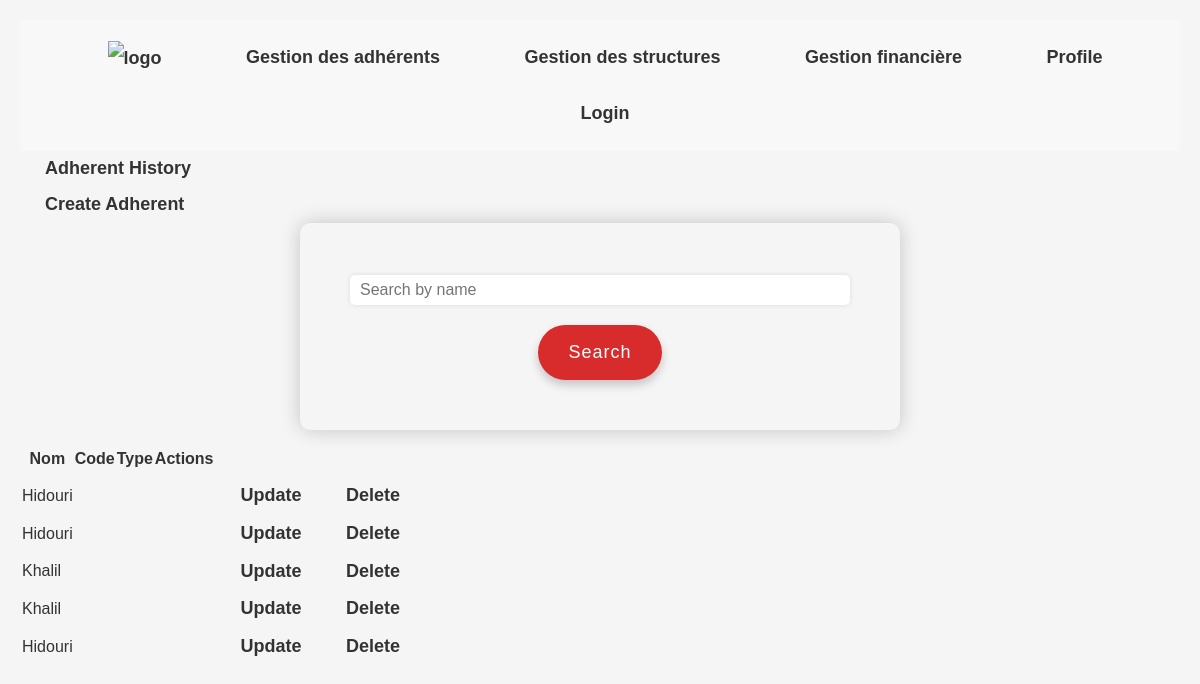
Before: /gestion_adherent/ with the older database file.
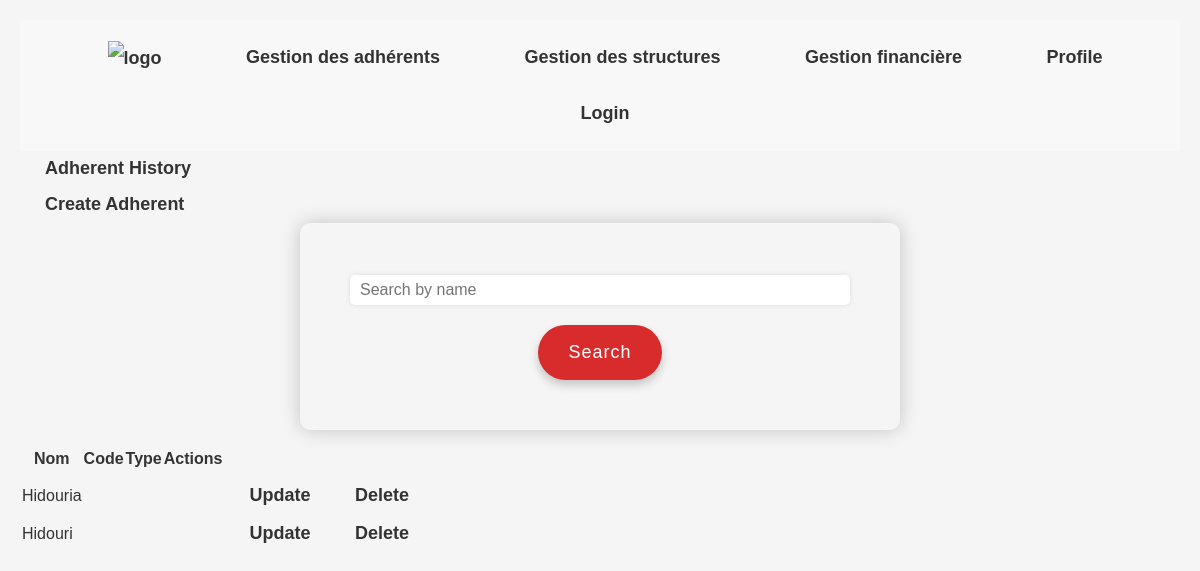
After: the same page with the newer database file.
### base/models.py (models this page shows, shortened)
class Adherent(models.Model):
    user = models.ForeignKey(User, on_delete=models.CASCADE , default=None)
    code = models.CharField(max_length=8)
    structure = models.ForeignKey(Structure, on_delete=models.CASCADE , related_name='adherents', default = 1)
    TYPE_ADHERENT_CHOICES = (
        ('1', 'Membre fondateur'),
        ('2', 'Membre actif'),
        ('3', 'Membre actif jeune'),
        ('4', 'Soutien'),
        ('5', 'Membre d’honneur'),
    )
    type_adherent = models.CharField(max_length=1, choices=TYPE_ADHERENT_CHOICES)
    GENRE_CHOICES = (
        ('M', 'M.'),
        ('F', 'Mme.'),
    )
    genre = models.CharField(max_length=1, choices=GENRE_CHOICES)
    nom = models.CharField(max_length=50)
    prenom = models.CharField(max_length=50)
    DOCUMENT_IDENTITE_CHOICES = (
        ('CI', 'Carte d\'identité'),
        ('CS', 'Carte de séjour'),
    )
    numero_document_identite = models.CharField(max_length=8)
    nationalite = models.CharField(max_length=50)
    date_naissance = models.DateField()
    lieu_naissance = models.CharField(max_length=50)
    profession = models.CharField(max_length=50)
    telephone = models.CharField(max_length=20)
    email = models.EmailField(max_length=50)
    COMMISSION_CHOICES = (
        ('1', 'Enseignement, Sciences et Technologies'),
        ('2', 'Développement et emploi'),
        ('3', 'Santé et social'),
        ('4', 'Culture, tourisme et environnement'),
        ('5', 'Autre'),
    )
    commissions = models.CharField(max_length=5, choices=COMMISSION_CHOICES)
    date_adhesion = models.DateField(blank=True, null=True)
    date_depart = models.DateField(null=True, blank=True)
    motif_depart = models.CharField(max_length=50, null=True, blank=True)
    history = HistoricalRecords()

### base/views.py (the view)
# urls.py: path('gestion_adherent/' , views.gestion_adherent , name="gestion_adherent"),
def gestion_adherent(request):
    query = request.GET.get('q')
    if query:
        adherents = Adherent.objects.filter(
            Q(nom__icontains=query) | Q(prenom__icontains=query)
        )
    else:
        adherents = Adherent.objects.all()
    context = {'adherents': adherents}
    return render(request, 'base/gestion_adherent.html', context)

### base/templates/base/gestion_adherent.html (shortened to what this page needs)
{% extends 'main.html' %}
{% block content %}
<a href="{% url 'adherent_history' %}">Adherent History</a>
<div>
  <a href="{% url 'create-adherent' %}">Create Adherent</a>
  <form method="GET" action="{% url 'gestion_adherent' %}">
    <input type="text" name="q" placeholder="Search by name">
    <button type="submit">Search</button>
  </form>
  <table>
    <thead>
      <tr>
        <th>Nom</th>
        <th>Code</th>
        <th>Type</th>
        <th>Actions</th>
      </tr>
    </thead>
    <tbody>
      {% for adherent in adherents %}
        <tr>
          <td>{{ adherent.nom }}</td>
          <td>{{ adherent.code }}</td>
          <td>{{ adherent.type }}</td>
          <td>{{ adherent.document_identite  }}</td>
          <td>
            <a href="{% url 'update-adherent' adherent.id %}">Update</a>
            <a href="{% url 'delete-adherent' adherent.id %}">Delete</a>
          </td>
        </tr>
      {% endfor %}
    </tbody>
  </table>
{% endblock %}

Changed rows visible on the page:
removed Adherent: nom "Hidouri"
removed Adherent: nom "Khalil"
removed Adherent: nom "Khalil"
changed Adherent: nom "Hidouri" → "Hidouria"
